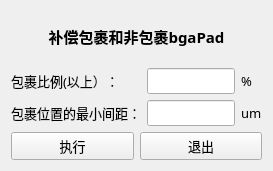
<?xml version="1.0" encoding="UTF-8"?>
<ui version="4.0">
 <class>Form</class>
 <widget class="QWidget" name="Form">
  <property name="geometry">
   <rect>
    <x>0</x>
    <y>0</y>
    <width>273</width>
    <height>171</height>
   </rect>
  </property>
  <property name="font">
   <font>
    <family>微软雅黑</family>
    <pointsize>10</pointsize>
   </font>
  </property>
  <property name="windowTitle">
   <string>Form</string>
  </property>
  <layout class="QVBoxLayout" name="verticalLayout" stretch="0,0,0">
   <item>
    <widget class="QLabel" name="label_7">
     <property name="minimumSize">
      <size>
       <width>0</width>
       <height>50</height>
      </size>
     </property>
     <property name="font">
      <font>
       <family>微软雅黑</family>
       <pointsize>11</pointsize>
       <weight>75</weight>
       <bold>true</bold>
      </font>
     </property>
     <property name="text">
      <string>补偿包裹和非包裹bgaPad</string>
     </property>
     <property name="alignment">
      <set>Qt::AlignCenter</set>
     </property>
    </widget>
   </item>
   <item>
    <layout class="QGridLayout" name="gridLayout">
     <item row="1" column="0">
      <widget class="QLabel" name="label_2">
       <property name="text">
        <string>包裹位置的最小间距：</string>
       </property>
      </widget>
     </item>
     <item row="1" column="1">
      <widget class="QLineEdit" name="lineEdit_enlarge">
       <property name="text">
        <string/>
       </property>
      </widget>
     </item>
     <item row="0" column="2">
      <widget class="QLabel" name="label_5">
       <property name="text">
        <string>%</string>
       </property>
      </widget>
     </item>
     <item row="0" column="0">
      <widget class="QLabel" name="label">
       <property name="text">
        <string>包裹比例(以上）：</string>
       </property>
      </widget>
     </item>
     <item row="0" column="1">
      <widget class="QLineEdit" name="lineEdit_rate">
       <property name="font">
        <font>
         <family>微软雅黑</family>
         <pointsize>10</pointsize>
        </font>
       </property>
       <property name="text">
        <string/>
       </property>
      </widget>
     </item>
     <item row="1" column="2">
      <widget class="QLabel" name="label_4">
       <property name="text">
        <string>um</string>
       </property>
      </widget>
     </item>
    </layout>
   </item>
   <item>
    <layout class="QHBoxLayout" name="horizontalLayout">
     <item>
      <widget class="QPushButton" name="pushButton_exec">
       <property name="cursor">
        <cursorShape>PointingHandCursor</cursorShape>
       </property>
       <property name="text">
        <string>执行</string>
       </property>
      </widget>
     </item>
     <item>
      <widget class="QPushButton" name="pushButton_exit">
       <property name="cursor">
        <cursorShape>PointingHandCursor</cursorShape>
       </property>
       <property name="text">
        <string>退出</string>
       </property>
      </widget>
     </item>
    </layout>
   </item>
  </layout>
 </widget>
 <resources/>
 <connections/>
</ui>
